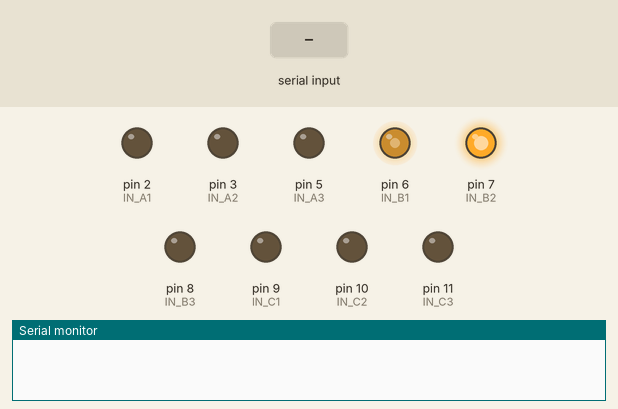
Simulated run of this sketch. Board: Arduino Leonardo, built for the host (arithmetic inside an expression is 32-bit, double 64-bit). Parts: output pins drawn as LEDs (lit = HIGH), the last lines printed to the serial monitor. The test bench sets the inputs (shaded band). An integer division by zero does not stop the program and gives all ones (-1).

Above: at 1.24 s.
1.3 s: "," received over Serial
At 4.0 s:
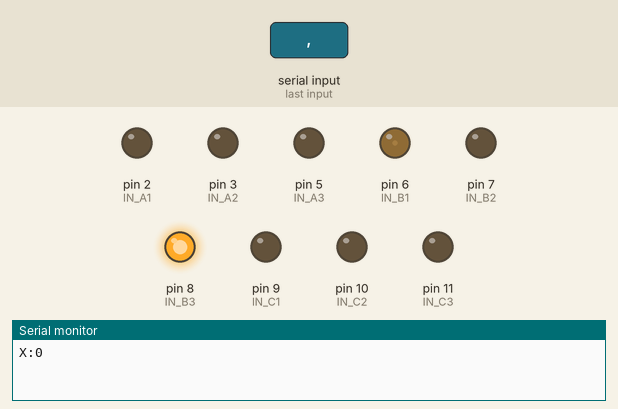
4.3 s: "90,45\n" received over Serial
At 5.1 s:
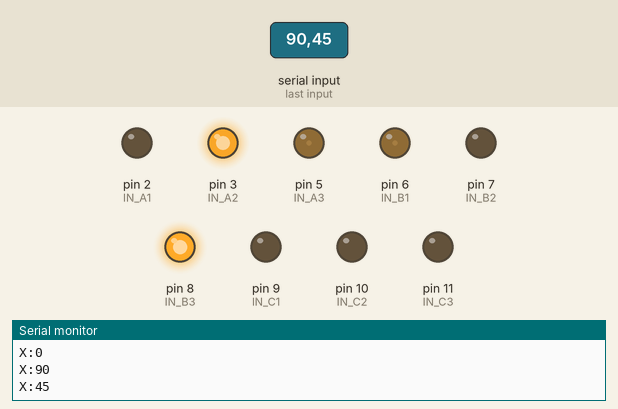
5.8 s: "." received over Serial
8.3 s: "30,150\n" received over Serial
At 9.1 s:
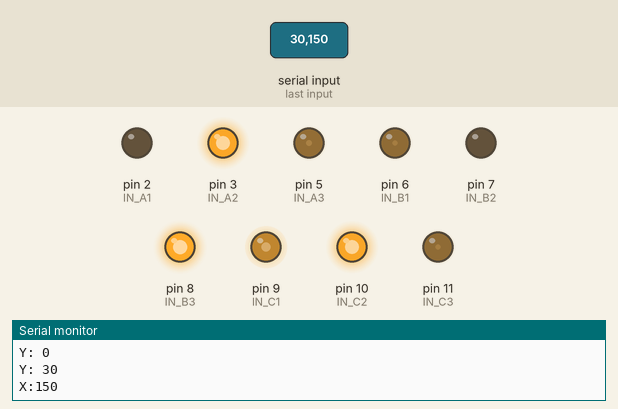
11.3 s: "5\n" received over Serial
At 12.1 s:
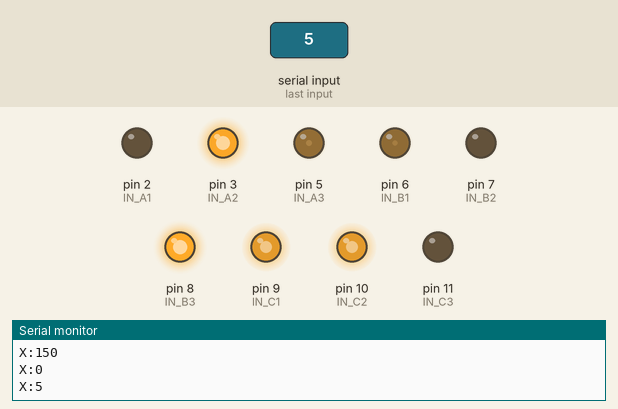
14.3 s: "200\n" received over Serial
At 15.0 s:
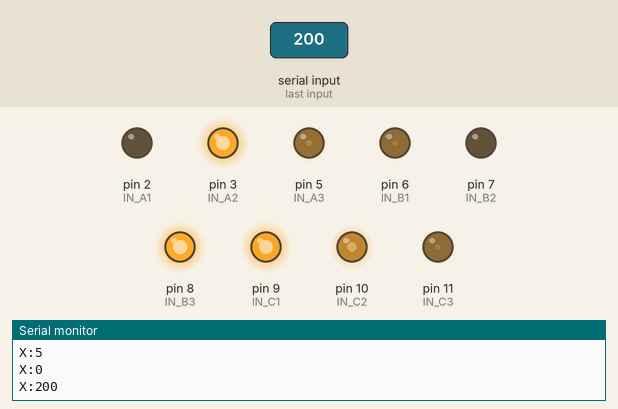
Timing chart, 0 to 16.1 s (numbered marks = the images above; inputs shaded):
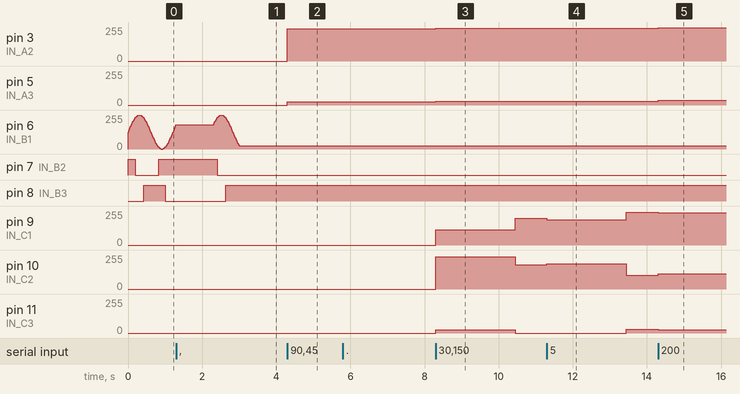

Measured:
- after the input at 1.3 s, pin 7 (IN_B2): HIGH → LOW after 1.1 s instead of 0.11 s; pin 8 (IN_B3): LOW → HIGH after 1.3 s instead of 0.33 s
- after the input at 4.3 s, pin 3 (IN_A2): 0/255 → 242/255 at once; pin 5 (IN_A3): 0/255 → 23/255 at once
- after the input at 8.3 s, pin 3 (IN_A2): 242/255 → 246/255 at once; pin 5 (IN_A3): 23/255 → 30/255 at once; pin 9 (IN_C1): 0/255 → 116/255 at once, → 200/255 2.1 s later; pin 10 (IN_C2): 0/255 → 242/255 at once, → 181/255 2.1 s later; pin 11 (IN_C3): 0/255 → 23/255 at once, → 0/255 2.1 s later
- after the input at 11.3 s, pin 9 (IN_C1): 200/255 → 191/255 at once, → 246/255 2.1 s later; pin 10 (IN_C2): 181/255 → 191/255 at once, → 105/255 2.1 s later; pin 11 (IN_C3): 0/255 → 30/255 after 2.1 s
- after the input at 14.3 s, pin 3 (IN_A2): 246/255 → 250/255 at once; pin 5 (IN_A3): 30/255 → 37/255 at once; pin 9 (IN_C1): 246/255 → 242/255 at once; pin 10 (IN_C2): 105/255 → 116/255 at once; pin 11 (IN_C3): 30/255 → 23/255 at once
- by itself, pin 6 (IN_B1): rises from 181/255 to 254/255 in 0.18 s, then falls to 23/255 in 0.50 s

The sketch:

matg_PMC.ino
```cpp
const int IN_A1 = 2;
const int IN_A2 = 3;
const int IN_A3 = 5;

const int IN_B1 = 6;
const int IN_B2 = 7;
const int IN_B3 = 8;

const int IN_C1 = 9;
const int IN_C2 = 10;
const int IN_C3 = 11;


// SPWM (Sine Wave)
const int pwmSin[] = {127, 138, 149, 160, 170, 181, 191, 200, 209, 217, 224, 231, 237, 242, 246, 250, 252, 254, 254, 254, 252, 250, 246, 242, 237, 231, 224, 217, 209, 200, 191, 181, 170, 160, 149, 138, 127, 116, 105, 94, 84, 73, 64, 54, 45, 37, 30, 23, 17, 12, 8, 4, 2, 0, 0, 0, 2, 4, 8, 12, 17, 23, 30, 37, 45, 54, 64, 73, 84, 94, 105, 116 };


/// SVPWM (Space Vector Wave)
//const int pwmSin[] = {128, 147, 166, 185, 203, 221, 238, 243, 248, 251, 253, 255, 255, 255, 253, 251, 248, 243, 238, 243, 248, 251, 253, 255, 255, 255, 253, 251, 248, 243, 238, 221, 203, 185, 166, 147, 128, 109, 90, 71, 53, 35, 18, 13, 8, 5, 3, 1, 1, 1, 3, 5, 8, 13, 18, 13, 8, 5, 3, 1, 1, 1, 3, 5, 8, 13, 18, 35, 53, 71, 90, 109};
//const int pwmSin[] = {128, 132, 136, 140, 143, 147, 151, 155, 159, 162, 166, 170, 174, 178, 181, 185, 189, 192, 196, 200, 203, 207, 211, 214, 218, 221, 225, 228, 232, 235, 238, 239, 240, 241, 242, 243, 244, 245, 246, 247, 248, 248, 249, 250, 250, 251, 252, 252, 253, 253, 253, 254, 254, 254, 255, 255, 255, 255, 255, 255, 255, 255, 255, 255, 255, 255, 255, 254, 254, 254, 253, 253, 253, 252, 252, 251, 250, 250, 249, 248, 248, 247, 246, 245, 244, 243, 242, 241, 240, 239, 238, 239, 240, 241, 242, 243, 244, 245, 246, 247, 248, 248, 249, 250, 250, 251, 252, 252, 253, 253, 253, 254, 254, 254, 255, 255, 255, 255, 255, 255, 255, 255, 255, 255, 255, 255, 255, 254, 254, 254, 253, 253, 253, 252, 252, 251, 250, 250, 249, 248, 248, 247, 246, 245, 244, 243, 242, 241, 240, 239, 238, 235, 232, 228, 225, 221, 218, 214, 211, 207, 203, 200, 196, 192, 189, 185, 181, 178, 174, 170, 166, 162, 159, 155, 151, 147, 143, 140, 136, 132, 128, 124, 120, 116, 113, 109, 105, 101, 97, 94, 90, 86, 82, 78, 75, 71, 67, 64, 60, 56, 53, 49, 45, 42, 38, 35, 31, 28, 24, 21, 18, 17, 16, 15, 14, 13, 12, 11, 10, 9, 8, 8, 7, 6, 6, 5, 4, 4, 3, 3, 3, 2, 2, 2, 1, 1, 1, 1, 1, 1, 1, 1, 1, 1, 1, 1, 1, 2, 2, 2, 3, 3, 3, 4, 4, 5, 6, 6, 7, 8, 8, 9, 10, 11, 12, 13, 14, 15, 16, 17, 18, 17, 16, 15, 14, 13, 12, 11, 10, 9, 8, 8, 7, 6, 6, 5, 4, 4, 3, 3, 3, 2, 2, 2, 1, 1, 1, 1, 1, 1, 1, 1, 1, 1, 1, 1, 1, 2, 2, 2, 3, 3, 3, 4, 4, 5, 6, 6, 7, 8, 8, 9, 10, 11, 12, 13, 14, 15, 16, 17, 18, 21, 24, 28, 31, 35, 38, 42, 45, 49, 53, 56, 60, 64, 67, 71, 75, 78, 82, 86, 90, 94, 97, 101, 105, 109, 113, 116, 120, 124};

int currentStep_A1;
int currentStep_A2;
int currentStep_A3;

int currentStep_B1;
int currentStep_B2;
int currentStep_B3;

int currentStep_C1;
int currentStep_C2;
int currentStep_C3;

int sineArraySize;
int increment = 0;

int count;
int countB;

int countU = 1000;

long pInt;
int x = 1;
int input;

int dX = 0;
int dY = 0;

void setup() {
  Serial.begin(9600);

  pinMode(IN_A1, OUTPUT);
  pinMode(IN_A2, OUTPUT);
  pinMode(IN_A3, OUTPUT);

  pinMode(IN_B1, OUTPUT);
  pinMode(IN_B2, OUTPUT);
  pinMode(IN_B3, OUTPUT);

  pinMode(IN_C1, OUTPUT);
  pinMode(IN_C2, OUTPUT);
  pinMode(IN_C3, OUTPUT);

  setPwmFrequency();

  sineArraySize = sizeof(pwmSin)/sizeof(int); // Find lookup table size
  int phaseShift = sineArraySize / 3;         // Find phase shift and initial A, B C phase values

  currentStep_A1 = 0;
  currentStep_A2 = currentStep_A1 + phaseShift;
  currentStep_A3 = currentStep_A2 + phaseShift;

  currentStep_B1 = 0;
  currentStep_B2 = currentStep_B1 + phaseShift;
  currentStep_B3 = currentStep_B2 + phaseShift;

  currentStep_C1 = 0;
  currentStep_C2 = currentStep_C1 + phaseShift;
  currentStep_C3 = currentStep_C2 + phaseShift;

  sineArraySize--; // Convert from array Size to last PWM array number

  countB = 0;

}

void loop() {


  if(Serial.available()>0)
    {
         input = Serial.peek();
         if (input == ',') x = 1;
         else if (input == '.') x = 0;
         pInt = Serial.parseInt();
         if (x) {
           Serial.print("X:");
           dX = pInt;
         }
         else {
           Serial.print("Y: ");
           dY = pInt;
         }
         Serial.println(pInt);
         countU = 0;
    }
    else countU++;

    if (countB < 1800) {
        //rotateMotor_A(86, 1);
        rotateMotor_B(86, 1);
        //rotateMotor_C(86, 1);
        countB++;
    }

    else {
        //rotateMotor_A(0, 1);
        rotateMotor_B(0, 1);
        //rotateMotor_C(0, 1);
    }
    if (countU < 1000){
      if (dX > 25) rotateMotor_A(100, 0);
      else if (dX > 20) rotateMotor_A(99, 0);
      else if (dX > 15) rotateMotor_A(98, 0);
      else if (dX > 10) rotateMotor_A(97, 0);
      else if (dX > 5) rotateMotor_A(96, 0);

      else if (dX < -25) rotateMotor_A(100, 1);
      else if (dX < -20) rotateMotor_A(99, 1);
      else if (dX < -15) rotateMotor_A(98, 1);
      else if (dX < -10) rotateMotor_A(97, 1);
      else if (dX < -5) rotateMotor_A(96, 1);
      else rotateMotor_A(0, 1);

      if (dY > 15) rotateMotor_C(100, 0);
      else if (dY > 10) rotateMotor_C(98, 0);
      else if (dY > 5) rotateMotor_C(96, 0);

      else if (dY < -15) rotateMotor_C(100, 1);
      else if (dY < -10) rotateMotor_C(98, 1);
      else if (dY < -5) rotateMotor_C(96, 1);
      else rotateMotor_C(0, 1);
    }

    if (countU > 5000) countU = 1000;
    count++;
    delay(1);

}

void rotateMotor_A(int spd, int drctn) {
    if (spd != 0) spd = 101-spd;

    if (count%spd == 0) {
    analogWrite(IN_A1, pwmSin[currentStep_A1]);
    analogWrite(IN_A2, pwmSin[currentStep_A2]);
    analogWrite(IN_A3, pwmSin[currentStep_A3]);

    if (drctn==true) increment = 1;
    else increment = -1;

    currentStep_A1 = currentStep_A1 + increment;
    currentStep_A2 = currentStep_A2 + increment;
    currentStep_A3 = currentStep_A3 + increment;

    //Check for lookup table overflow and return to opposite end if necessary
    if(currentStep_A1 > sineArraySize)  currentStep_A1 = 0;
    if(currentStep_A1 < 0)  currentStep_A1 = sineArraySize;

    if(currentStep_A2 > sineArraySize)  currentStep_A2 = 0;
    if(currentStep_A2 < 0)  currentStep_A2 = sineArraySize;

    if(currentStep_A3 > sineArraySize)  currentStep_A3 = 0;
    if(currentStep_A3 < 0) currentStep_A3 = sineArraySize;

   }
}

void rotateMotor_B(int spd, int drctn) {
    if (spd != 0) spd = 101-spd;

    if (count%spd == 0) {
    analogWrite(IN_B1, pwmSin[currentStep_B1]);
    analogWrite(IN_B2, pwmSin[currentStep_B2]);
    analogWrite(IN_B3, pwmSin[currentStep_B3]);

    if (drctn==true) increment = 1;
    else increment = -1;

    currentStep_B1 = currentStep_B1 + increment;
    currentStep_B2 = currentStep_B2 + increment;
    currentStep_B3 = currentStep_B3 + increment;

    //Check for lookup table overflow and return to opposite end if necessary
    if(currentStep_B1 > sineArraySize)  currentStep_B1 = 0;
    if(currentStep_B1 < 0)  currentStep_B1 = sineArraySize;

    if(currentStep_B2 > sineArraySize)  currentStep_B2 = 0;
    if(currentStep_B2 < 0)  currentStep_B2 = sineArraySize;

    if(currentStep_B3 > sineArraySize)  currentStep_B3 = 0;
    if(currentStep_B3 < 0) currentStep_B3 = sineArraySize;

   }
}

void rotateMotor_C(int spd, int drctn) {
    if (spd != 0) spd = 101-spd;

    if (count%spd == 0) {
    analogWrite(IN_C1, pwmSin[currentStep_C1]);
    analogWrite(IN_C2, pwmSin[currentStep_C2]);
    analogWrite(IN_C3, pwmSin[currentStep_C3]);

    if (drctn==true) increment = 1;
    else increment = -1;

    currentStep_C1 = currentStep_C1 + increment;
    currentStep_C2 = currentStep_C2 + increment;
    currentStep_C3 = currentStep_C3 + increment;

    //Check for lookup table overflow and return to opposite end if necessary
    if(currentStep_C1 > sineArraySize)  currentStep_C1 = 0;
    if(currentStep_C1 < 0)  currentStep_C1 = sineArraySize;

    if(currentStep_C2 > sineArraySize)  currentStep_C2 = 0;
    if(currentStep_C2 < 0)  currentStep_C2 = sineArraySize;

    if(currentStep_C3 > sineArraySize)  currentStep_C3 = 0;
    if(currentStep_C3 < 0) currentStep_C3 = sineArraySize;

   }
}

void setPwmFrequency() {
//  sets the pwm frequency to inaudible levels
      //TCCR0B = TCCR0B & 0b11111000 | 0x01;
      TCCR1B = TCCR1B & 0b11111000 | 0x01;
      TCCR2B = TCCR2B & 0b11111000 | 0x01;
      TCCR3B = TCCR3B & 0b11111000 | 0x01;
      TCCR4B = TCCR4B & 0b11111000 | 0x01;
}
```
